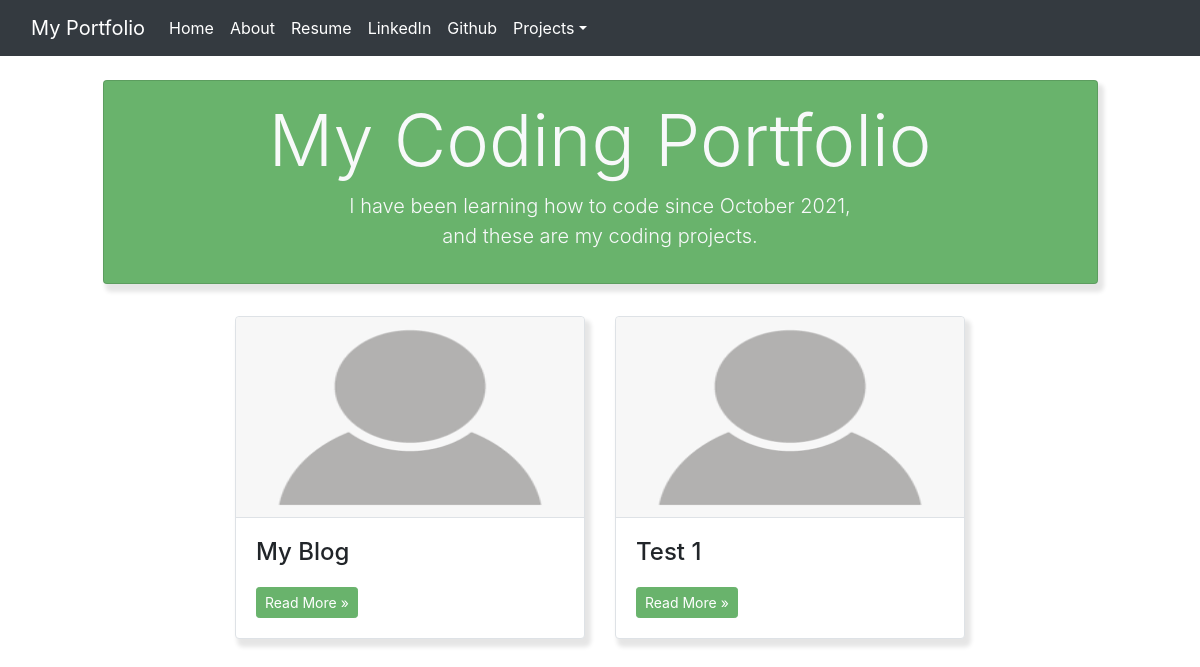
Page /portfolio/ on the earlier database version.
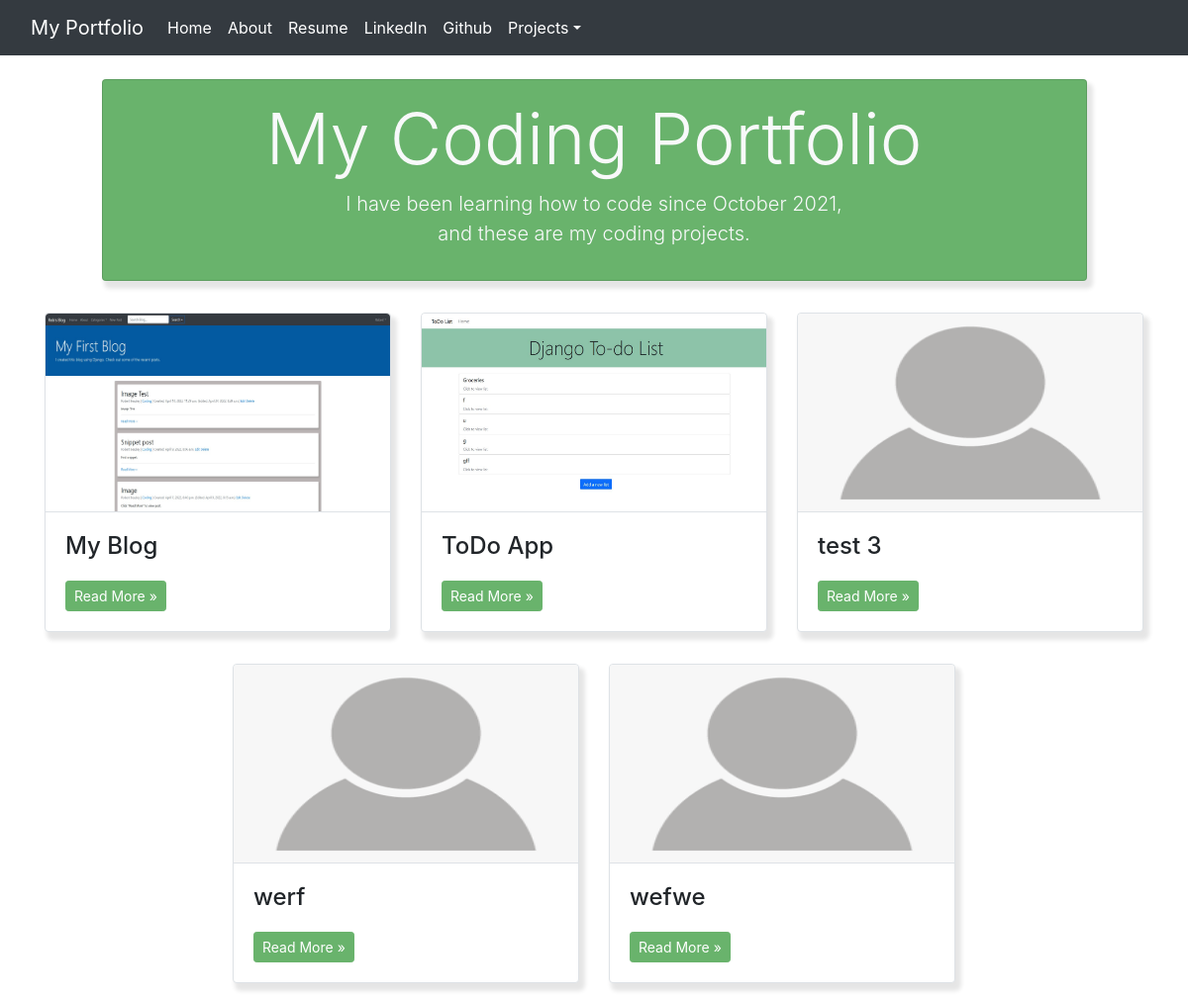
Same page on the later database version.
### portfolio/models.py (models this page shows, shortened)
class Projects(models.Model):
    order = models.IntegerField(default='1')
    title = models.CharField(max_length=200, unique=True)
    header_image = models.ImageField(null=True, blank=True, upload_to='images/projects')
    author = models.CharField(max_length=200,)
    pub_date = models.DateTimeField(auto_now_add=True)
    snippet = models.CharField(max_length=255, blank=True)
    description = models.TextField(blank=False)
    website_url = models.CharField(max_length=200, null=True, blank=True)
    class Meta:
        verbose_name = 'Project'

### portfolio/views.py (the view)
# urls.py: path('', views.IndexView.as_view(), name='index'),
class IndexView(generic.ListView):
    model = Projects
    template_name = 'portfolio/index.html'
    context_object_name = 'project_list'
    def get_queryset(self):
        return Projects.objects.all().order_by('order')

### portfolio/templates/portfolio/index.html (shortened to what this page needs)
{% extends 'portfolio/base.html' %}
{% load static %}
{% block body %}
<body>
    <header>
        <div class="row justify-content-center">
            <div class="col-md-10">
                <div class="card rounded mt-4 text-center text-light" id="title">
                    <div class="card-body p-3">
                        <h1 class="display-3">My Coding Portfolio</h1>
                        <p class="lead">I have been learning how to code since October 2021,<br> and these are my coding projects.</p>
                    </div>
                </div>
            </div>
        </div>
    </header>
    <div class="container mt-3 rounded">
        <div class="row justify-content-center">
            {% for project in project_list %}
            <div class="col-md-4 py-3">
                <div class="card h-100 border rounded">
                    {% if project.header_image %}
                    <img class="card-image-top rounded-top" style="max-width:100%; height:200px"
                        src="{{ project.header_image.url }}">
                    {% else %}
                    <img class="card-image-top rounded-top" style="max-width:100%; height:200px"
                        src="{% static 'portfolio\images\defaultprofilepic.png' %}">
                    {% endif %}
                    <div class="card-body border-top d-flex flex-column justify-content-between">
                        <div>
                            <h4 class="card-title">{{ project.title }}</h4>
                        </div>
                        <div class="mt-2">
                            <a class="btn btn-success btn-sm" href="{% url 'portfolio:detail' project.id %}"
                                id="site_link" role="button">Read More &raquo;</a>
                        </div>
                    </div>
                </div>
            </div>
            {% endfor %}
        </div>
    </div>
    {% endblock %}

Differences in the rows shown:
changed Projects "My Blog": header_image: picture added
changed Projects: header_image: picture added; title "Test 1" → "ToDo App"
added Projects: title "test 3"
added Projects: title "werf"
added Projects: title "wefwe"
